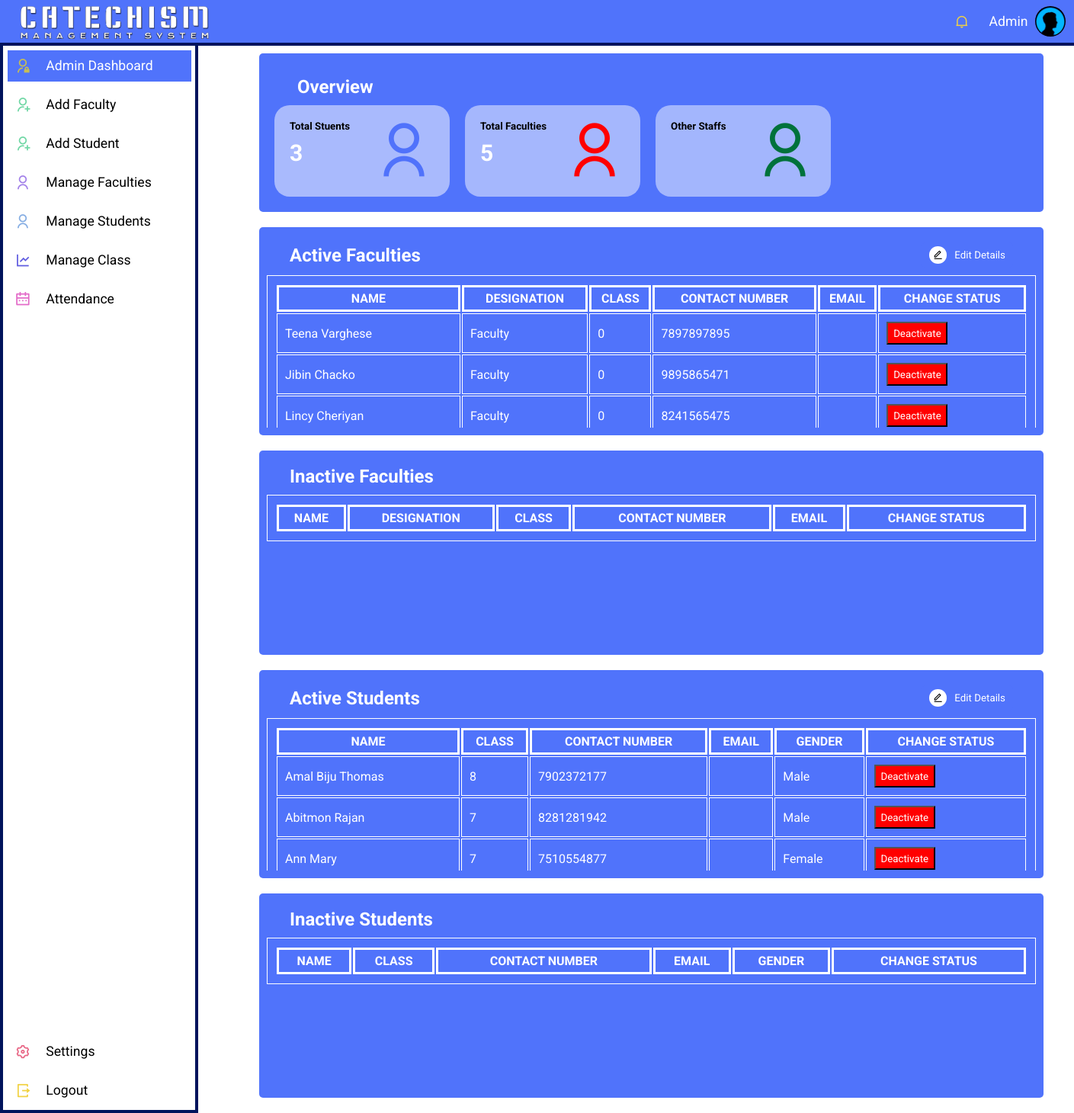
Screenshot of /Sep28/admindashboard.php (signed in) with the database file from the repository.
### tables this page shows
CREATE TABLE `adminregisterfaculty` (
  `facregid` int(5) NOT NULL,
  `facultyid` int(10) NOT NULL,
  `facultyname` varchar(255) NOT NULL,
  `facultybname` varchar(255) NOT NULL,
  `facultygender` varchar(255) NOT NULL,
  `facultyhname` varchar(255) NOT NULL,
  `facultymobile` text NOT NULL,
  `facultydob` date NOT NULL,
  `facultyclass` int(5) NOT NULL,
  `facultydesig` varchar(255) NOT NULL,
  `facultyqualif` varchar(255) NOT NULL,
  `facultyjob` varchar(255) NOT NULL,
  `facultyfather` varchar(255) NOT NULL,
  `facultymother` varchar(255) NOT NULL,
  `role` int(5) NOT NULL,
  `status` int(5) NOT NULL,
  `facultyimage` varchar(500) NOT NULL
);

CREATE TABLE `adminregisterstudent` (
  `studregid` int(5) NOT NULL,
  `studentid` int(5) NOT NULL,
  `studentname` varchar(255) NOT NULL,
  `studentbname` varchar(255) NOT NULL,
  `studentgender` varchar(255) NOT NULL,
  `studenthname` varchar(255) NOT NULL,
  `studentmobile` text NOT NULL,
  `studentdob` date NOT NULL,
  `studentclass` int(5) NOT NULL,
  `studentfather` varchar(255) NOT NULL,
  `studentmother` varchar(255) NOT NULL,
  `role` int(5) NOT NULL,
  `status` int(5) NOT NULL,
  `studentimage` varchar(500) NOT NULL
);

### Sep28/admindashboard.php (the view, shortened to what this page needs)
<?php
    include('config.php');
?>
<!DOCTYPE html>
<html lang="en">
<head>
    <link rel="stylesheet" href="adminstyle.css">
    <link href="https://cdn.jsdelivr.net/npm/remixicon@2.5.0/fonts/remixicon.css" rel="stylesheet">
</head>
<body>
    <section class="header">
        <div class="logo">
            <img src="Heading.png" alt="CATHECHISM" height="10px" width="60px">
        </div>
        <div class="search--notification--profile">
            <div class="notification--profile">
                <div class="picon bell">
                    <i class="ri-notification-2-line"></i>
                </div>
                <a href="#">
                    <div class="picon chat">
                        <span>
                            Admin
                        </span>
                        <span><img class="picon profile" src="profile.jpg" alt="PIC"></span>
                    </div>
                </a>
            </div>
        </div>
    </section>
    <section class="main">
        <div class="sidebar">
            <ul class="sidebar--items">
                <li>
                    <a href="#" id="active--link">
                        <span class="icon icon-1"><i class="ri-admin-line"></i></span>
                        <span class="sidebar--item"> Admin Dashboard</span>
                    </a>
                </li>
                <li>
                    <a href="addnewfaculty.php">
                        <span class="icon icon-5"><i class="ri-user-add-line"></i></span>
                        <span class="sidebar--item">Add Faculty</span>
                    </a>
                </li>
                <li>
                <li>
                    <a href="addnewstudent.php">
                        <span class="icon icon-5"><i class="ri-user-add-line"></i></span>
                        <span class="sidebar--item">Add Student</span>
                    </a>
                </li>
                <li>
                    <a href="managefaculty.php">
                        <span class="icon icon-2"><i class="ri-user-line"></i></span>
                        <span class="sidebar--item">Manage Faculties</span>
                    </a>
                </li>
                <li>
                    <a href="#">
                        <span class="icon icon-3"><i class="ri-user-line"></i></span>
                        <span class="sidebar--item" style="white-space: nowrap;">Manage Students</span>
                    </a>
                </li>
                <li>
                    <a href="#">
                        <span class="icon icon-6"><i class="ri-line-chart-line"></i></span>
                        <span class="sidebar--item">Manage Class</span>
                    </a>
                </li>
                <li>
                    <a href="#">
                        <span class="icon icon-4"><i class="ri-calendar-2-line"></i></span>
                        <span class="sidebar--item">Attendance</span>
                    </a>
                </li>
            </ul>
            <ul class="sidebar--bottom-items">
                <li>
                    <a href="#">
                        <span class="icon icon-7"><i class="ri-settings-3-line"></i></span>
                        <span class="sidebar--item">Settings</span>
                    </a>
                </li>
                <li>
                    <a href="logout.php ">
                        <span class="icon icon-8"><i class="ri-logout-box-r-line"></i></span>
                        <span class="sidebar--item">Logout</span>
                    </a>
                </li>
            </ul>
        </div>
        <div class="main--content">
            <div class="overview">
                <div class="title">
                    <h2 class="section--title"> <b>Overview </b></h2>
                </div>
                <div class="cards">
                    <div class="card card-1">
                        <div class="card--data">
                            <div class="card--content">
                                <h5 class="card--title">Total Stuents</h5>
                                <h1>
                                <?php
                                        $result = mysqli_query($con,"SELECT * from adminregisterstudent");
                                        echo mysqli_num_rows($result);
                                    ?>
                                </h1>
                            </div>
                            <i class="ri-user-line card--icon--lg"></i>
                        </div>
                    </div>
                    <div class="card card-2">
                        <div class="card--data">
                            <div class="card--content">
                                <h5 class="card--title">Total Faculties</h5>
                                <h1>
                                    <?php
                                        $result = mysqli_query($con,"SELECT * from adminregisterfaculty");
                                        echo mysqli_num_rows($result);
                                    ?>
                                </h1>
                            </div>
                            <i class="ri-user-line card--icon--lg"></i>
                        </div>
                    </div>
                    <div class="card card-3">
                        <div class="card--data">
                            <div class="card--content">
                                <h5 class="card--title">Other Staffs</h5>
                            </div>
                            <i class="ri-user-line card--icon--lg"></i>
                        </div>
                    </div>
                </div>
            </div>
            <div class="recent--patients">
                <div class="title">
                    <h2 class="section--title"><b>Active Faculties</b></h2>
                    <a href="managefaculty.php"><button class="add"> <i class="ri-edit-line"></i> Edit Details</button></a>
                </div>
                <div class="table">
                    <table>
                        <thead>
                            <tr>
                                <th>NAME</th>
                                <th>DESIGNATION</th>
                                <th>CLASS</th>
                                <th>CONTACT NUMBER</th>
                                <th>EMAIL</th>
                                <th>CHANGE STATUS</th>
                            </tr>
                        </thead>
                        <tbody>
                            <?php
                                $user = 'root';
                                $password = '';
                                $database = 'catechism';
                                $servername='localhost';
                                $mysqli = new mysqli($servername, $user, $password, $database);
                                $sql="SELECT * FROM `adminregisterfaculty` WHERE status=1";
                                $sql2="SELECT * FROM `adminregisterstudent` WHERE status=1";
                                $result = $mysqli->query($sql);
                                $result2 = $mysqli->query($sql2);
                            ?>
                            <?php
                                while($rows=$result->fetch_assoc())
                                {
                            ?>
                                    <tr>
                                        <td><?php echo $rows['facultyname'];?></td>
                                        <td><?php echo $rows['facultydesig'];?></td>
                                        <td><?php echo $rows['facultyclass'];?></td>
                                        <td><?php echo $rows['facultymobile'];?></td>
                                        <td><?php echo $rows['facultyemail'];?></td>
                                        <td><a href="delete.php?id=<?php echo $rows['facultyid'];?>"><button style="color: White; background-color:red; width:80px; height:30px; ">Deactivate</button></a></tb>
                                    </tr>
                                    <?php
                                }
                            ?>
                        </tbody>
                    </table>
                </div>
            </div>
            <div class="recent--patients">
                <div class="title">
                    <h2 class="section--title"> <b>Inactive Faculties</b> </h2>
                </div>
                <div class="table">
                    <table>
                        <thead>
                            <tr>
                            <th>NAME</th>
                                <th>DESIGNATION</th>
                                <th>CLASS</th>
                                <th>CONTACT NUMBER</th>
                                <th>EMAIL</th>
                                <th>CHANGE STATUS</th>
                            </tr>
                        </thead>
                    </table>
                </div>
            </div>
            <div class="recent--patients">
                <div class="title">
                    <h2 class="section--title"> <b>Active Students</b> </h2>
                    <a href="managestudent.php"><button class="add"> <i class="ri-edit-line"></i> Edit Details</button></a>
                </div>
                <div class="table">
                    <table>
                        <thead>
                            <tr>
                                <th>NAME</th>
                                <th>CLASS</th>
                                <th>CONTACT NUMBER</th>
                                <th>EMAIL</th>
                                <th>GENDER</th>
                                <th>CHANGE STATUS</th>
                            </tr>
                        </thead>
                        <tbody>
                            <?php
                                while($rows=$result2->fetch_assoc())
                                {
                            ?>
                                    <tr>
                                        <td><?php echo $rows['studentname'];?></td>
                                        <td><?php echo $rows['studentclass'];?></td>
                                        <td><?php echo $rows['studentmobile'];?></td>
                                        <td><?php echo $rows['studentemail'];?></td>
                                        <td><?php echo $rows['studentgender'];?></td>
                                        <td><a href="deletes.php?id=<?php echo $rows['studentid'];?>"><button style="color: White; background-color:red; width:80px; height:30px;">Deactivate</button></a></tb>
                                    </tr>
                                    <?php
                                }
                            ?>
                        </tbody>
                    </table>
                </div>
            </div>
            <div class="recent--patients">
                <div class="title">
                    <h2 class="section--title"> <b>Inactive Students</b> </h2>
                </div>
                <div class="table">
                    <table>
                        <thead>
                            <tr>
                            <th>NAME</th>
                                <th>CLASS</th>
                                <th>CONTACT NUMBER</th>
                                <th>EMAIL</th>
                                <th>GENDER</th>
                                <th>CHANGE STATUS</th>
                            </tr>
                        </thead>
                    </table>
                </div>
            </div>
        </div>
    </section>
</body>
</html>

### rows the page displays
adminregisterfaculty: facultyname "Teena Varghese", facultydesig "Faculty", facultyclass "0", facultymobile "7897897895"
adminregisterfaculty: facultyname "Jibin Chacko", facultydesig "Faculty", facultyclass "0", facultymobile "9895865471"
adminregisterfaculty: facultyname "Lincy Cheriyan", facultydesig "Faculty", facultyclass "0", facultymobile "8241565475"
adminregisterstudent: studentname "Amal Biju Thomas", studentclass "8", studentmobile "7902372177", studentgender "Male"
adminregisterstudent: studentname "Abitmon Rajan", studentclass "7", studentmobile "8281281942", studentgender "Male"
adminregisterstudent: studentname "Ann Mary", studentclass "7", studentmobile "7510554877", studentgender "Female"

### other values shown
mysqli_num_rows($result) "3"
mysqli_num_rows($result) "5"
